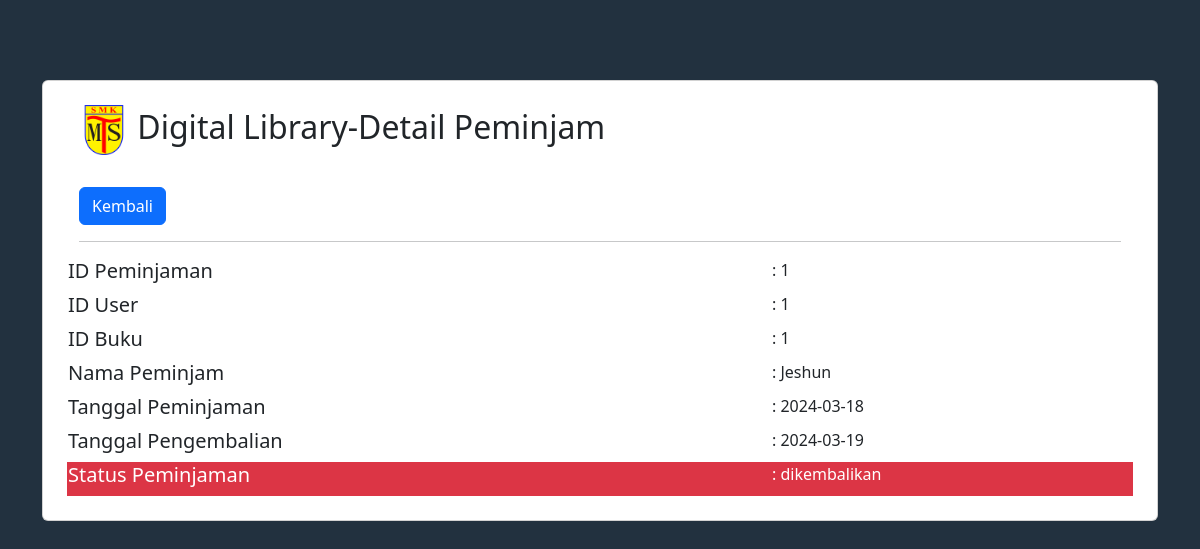
The page /admin/data/detail_peminjaman.php?IDpeminjaman=1 on the database its author committed.
### tables this page shows
CREATE TABLE `peminjaman` (
  `IDpeminjaman` int(11) NOT NULL,
  `IDuser` int(11) NOT NULL,
  `IDbuku` int(11) NOT NULL,
  `nama` varchar(225) NOT NULL,
  `tgl_peminjaman` date NOT NULL,
  `tgl_pengembalian` date NOT NULL,
  `status_peminjaman` varchar(50) NOT NULL
);

### admin/data/detail_peminjaman.php (the view, shortened to what this page needs)
<!DOCTYPE html>
<html lang="en">
<head>
    <link href="https://cdn.jsdelivr.net/npm/bootstrap@5.3.2/dist/css/bootstrap.min.css" rel="stylesheet">
</head>
<body>
    <div class="container" style="margin-top: 5rem;">
        <div class="card">
        <div class="row m-4">
            <?php
            include '../../koneksi/koneksi.php';
            if (isset($_GET['IDpeminjaman'])) {
                $IDpeminjaman = $_GET['IDpeminjaman'];
            } else {
                die("Error, Data Tidak Ditemukan");
            }
            $query = mysqli_query($koneksi, "SELECT * FROM peminjaman WHERE IDpeminjaman='$IDpeminjaman' ");
            $result = mysqli_fetch_array($query);
            ?>
            <div class="col">
            <h2><img src="../../asset/img/logo smk mts.png" width="50px"> Digital Library-Detail Peminjam</h2>
            <br>
                <a href="../peminjam.php" class="btn btn-primary">Kembali</a><hr>
                </div>
                <table>
                    <tr>
                        <td><h5>ID Peminjaman</h5></td>
                        <td><h6>: <?php echo $result['IDpeminjaman'];?></h6></td>
                    </tr>
                    <tr>
                        <td><h5>ID User</h5></td>
                        <td><h6>: <?php echo $result['IDuser'];?></h6></td>
                    </tr>
                    <tr>
                        <td><h5>ID Buku</h5></td>
                        <td><h6>: <?php echo $result['IDbuku'];?></h6></td>
                    </tr>
                    <tr>
                        <td><h5>Nama Peminjam</h5></td>
                        <td><h6>: <?php echo $result['nama'];?></h6></td>
                    </tr>
                    <tr>
                        <td><h5>Tanggal Peminjaman</h5></td>
                        <td><h6>: <?php echo $result['tgl_peminjaman'];?></h6></td>
                    </tr>
                    <tr>
                        <td><h5>Tanggal Pengembalian</h5></td>
                        <td><h6>: <?php echo $result['tgl_pengembalian'];?></h6></td>
                    </tr>
                    <tr class="bg-danger text-white">
                        <td><h5>Status Peminjaman</h5></td>
                        <td><h6>: <?php echo $result['status_peminjaman'];?></h6></td>
                    </tr>
                </table>
            </div>
        </div>
        </div>
</body>
</html>

### admin/data/detail_peminjaman.php (style rules this page uses)
body { background-color: #22313f; }

### rows shown on the page
peminjaman: IDpeminjaman "1", IDuser "1", IDbuku "1", nama "Jeshun", tgl_peminjaman "2024-03-18", tgl_pengembalian "2024-03-19", status_peminjaman "dikembalikan"
